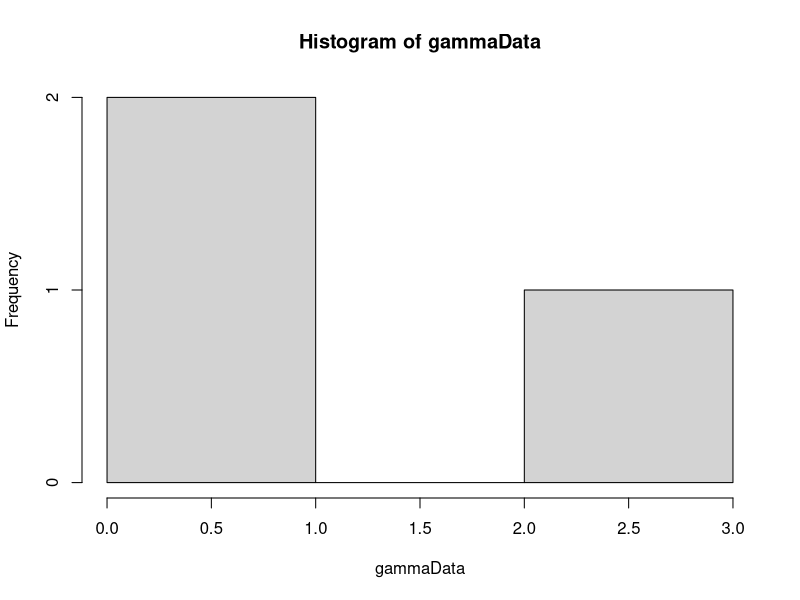

Write R code to recreate this figure. (Note: this script raises an error after producing the figure.)
library(MCMCpack)

#weightedUniform <- function(n, numIterations) {
#  # Generate sample of from a weighted uniform distribution
#  # 
#  # Args:
#  #   n: number of points in sample
#  #   
#  # Returns:
#  #   A vector sample
#  uCurr = runif(n)
#  alphaCurr = findAlpha(s2, uCurr)
#  uConv = rep(0, numIterations)
#  uTrace = rep(0, numIterations)
#  for(i in 1:numIterations) {
#    uProp = runif(n)
#    alphaProp = findAlpha(s2, uProp)
#    if(alphaProp != -1) {
#      proportionalProp = proportionalDensity(uProp, alphaProp)
#      proportionalCurr = proportionalDensity(uCurr, alphaCurr)
#      alphaVal = min(1, proportionalProp/proportionalCurr)
#      u = runif(1)
#      print(i)
#      if (u <= alphaVal) {
#        uCurr = uProp
#        alphaCurr = alphaProp
#      }  
#    }
#    uConv[i] = var(uCurr)
#    uTrace[i] = uCurr[1]
#  }
#  plot(uConv, type="l")
#  plot(uTrace, type="l")
#  return(uCurr)
#}
#
#proportionalDensity <- function(u, alpha) {
#  # Calculate proportional density for indepence sampling
#  # 
#  # Args:
#  #   u: A vector from an uniform distribution.
#  #   alpha: A scalar value
#  #   
#  # Returns:
#  #   A scalar value
#  
#  gammaInv = rep(0, length(u))
#  diffGammaInv = rep(0, length(u))
#  for(i in 1:length(u)) {
#    gammaInv[i] = invGammaCumulative(u[i], alpha)
#    diffGammaInv[i] = diffAlphaInvGammaCumulative(u[i], alpha)
#  }
#  return(calcWeight(gammaInv, diffGammaInv))
#}
#
#calcWeight <- function(gammaInv, diffGammaInv) {
#  # Calculate weigth for a gamma distribution
#  #
#  # Args:
#  #   gammaInv: A list of values from the inverse cumulative gamma.
#  #   diffGammaInv: A list of values from the derivative of the inverse cumulative gamma.
#  #   
#  # Returns:
#  #   A scalar value
#  weight = (1/length(gammaInv))*(sum(diffGammaInv/gammaInv)) - sum(diffGammaInv)/sum(gammaInv)
#  return(weight)
#}

calcWeight <- function(u, alpha) {
  # Calculates weight for given u and alpha.
  # 
  # Args:
  #   u: A vector.
  #   alpha: A scalar.
  #   
  # Returns:
  #   The weight value. A scalar.
  gammaInv = rep(0, length(u))
  diffGammaInv = rep(0, length(u))
  for(i in 1:length(u)) {
    gammaInv[i] = invGammaCumulative(u[i], alpha)
    diffGammaInv[i] = diffAlphaInvGammaCumulative(u[i], alpha)
  }
  pi = 1
  weight = pi/((1/length(gammaInv))*(sum(diffGammaInv/gammaInv)) - sum(diffGammaInv)/sum(gammaInv))
  return(weight)
}

getPiValue <- function() {
  # get value of pi function to be used in calculation of weights.
  # 
  # Returns:
  #   A scalar value.
  if (piValue == "constant") {
    return(1)
  } else if (pivalue == "jeffrey") {
    # Return jeffrey prior
    return(1)
  }
}

calcPhi <- function(u, alpha) {
  phiPoint = rep(0, length(u))
  for(i in 1:length(u)) {
    xValue = invGammaCumulative(u[i], alpha)
    phiPoint[i] = xValue > probValue
  }
  return(sum(phiPoint)/length(u))
}

invGammaCumulative <- function(u, alpha) {
  # Finds the inverse of the cumulative gamma.
  # 
  # Args:
  #   u: Scalar value.
  #   alpha: Scalar value.
  #   
  # Returns:
  #   A scalar. The inverse value given u and alpha.
  x = 0
  stepSize = 0.1
  tolerance = 0.00001
  direction = 1
  integralValue = 0
  
  while(abs(integralValue - u) > tolerance){
    x = x + direction*stepSize
    if(x<0) {
      x = 0
      direction = 1
    }
    
    if(method == "integrate") {
      integralv = integrate(gammaDensity, 0, x)
      integralValue = integral$valuev
      print("hello")
    } else if(method == "pgamma") {
      integralv = pgamma(x, shape=alpha, scale=1)
      integralValue = integralv
      if (length(integralv)>1) {
        print(length(alpha))
      }
      #print(length(integralv))
    }
    
    
    # Going left and pass the point
    if ((u > integralValue) && (direction == -1)) {
      stepSize = stepSize/2
      direction = 1
    }
    
    # Going right and pass the point
    if ((u < integralValue) && (direction == 1)) {
      stepSize = stepSize/2
      direction = -1
    }
  }
  return(x)
}

diffAlphaInvGammaCumulative <- function(u, alpha) {
  # Derivative of gamma distribution with respect to alpha.
  # 
  # Args:
  #   u: Scalar between 0 and 1.
  #   alpha: Scalar larger than 0.
  #   
  # Returns:
  #   Scalar value. Derivative at point alpha.
  firstPoint = invGammaCumulative(u,alpha)
  secondPoint = invGammaCumulative(u, alpha + alphaHStep)
  return((secondPoint - firstPoint)/alphaHStep)
}

calcDerivateFunction <- function(u, alphaValue) {
  # Analytically find the derivative of cumulative inverse.
  # 
  # Args:
  #   u: Scalar value between 0 and 1.
  #   alphaValue: Scalar value.
  #   
  # Returns:
  #   A scalar value.
  largeFInv = invGammaCumulative(u, alphaValue)
  integralPart = integrate(integralFunction, 0, largeFInv)
  return((digamma(alphaValue)*u - integralPart$value)*gamma(alphaValue)/((largeFInv^(alphaValue - 1))*exp(-largeFInv)))
}

integralFunction <- function(y) {
  # Function to be integrated.
  return(log(y)*(y^(alphaValue - 1))*exp(-y)/gamma(alphaValue))
}

optimfindAlpha <- function() {
  if((calcValueTau2(u, alphaUpperBound) < s2) || (calcValueTau2(u, alphaLowerBound) > s2)) {
    return(-1)
  }
  return(optim(c(0.1), optimFunction, lower=alphaLowerBound, upper=alphaUpperBound, method="Brent")$par)
}

optimFunction <- function(alpha) {
  return(abs(s2-calcValueTau2(u, alpha)))
}

findAlpha <- function(s2, u) {
  # Function to calculate alpha value
  # 
  # Args:
  #   s2: Scalar value of sufficient statistic
  #   u: A vector
  #   
  # Returns:
  #   A scalar value of alpha.
  
  alphaValue = 0.1
  stepSize = 1
  direction = 1
  tolerance = 0.0001
  tau2Value = 0
  prevTau2Value = 0
  it = 0
  while(abs(s2 - tau2Value) > tolerance) {
    it = it + 1
    alphaValue = alphaValue + direction*stepSize
    if(alphaValue<=0) {
      alphaValue = 0.1
      direction = 1
    }
    prevTau2Value = tau2Value
    tau2Value = calcValueTau2(u, alphaValue)
    #print(abs(s2 - tau2Value))
    #print(direction)
    if ((s2 > tau2Value) && (direction == -1)) {
      stepSize = stepSize/2
      direction = 1
    }
    
    if ((s2 < tau2Value) && (direction == 1)) {
      stepSize = stepSize/2
      direction = -1
    }
    
    if(isAlphaOutsideValidInterval(alphaValue, direction)) {
      return(-1)
    }  
    print(stepSize)
    if(it==100) {
      return(-1)
    }
    
  }
  
  return(alphaValue)
}

isAlphaOutsideValidInterval <- function(alphaValue, direction) {
  # Function to check if the alphaValue is outside allowed interval.
  # 
  # Args:
  #   alphaValue: A scalar value
  #   direction: A scalar value. Either 1 or -1.
  #   
  # Returns:
  #   Boolean value.
  return((alphaValue < alphaLowerBound && direction == -1) || (alphaValue > alphaUpperBound && direction == 1))
}

findBeta <- function(s1, u, alphaValue) {
  # Calculates beta
  # 
  # Args:
  #   s1: Scalar value.
  #   u: Vector of values between 0 and 1.
  #   alphaValue: Scalar value.
  #   
  # Returns:
  #   A scalar value.
  largeFInv = rep(0, length(u))
  for(i in 1:length(u)) {
    largeFInv[i] = invGammaCumulative(u[i], alphaValue)
  }
  return(s1*length(u)/(sum(largeFInv)))
}

calcValueTau2 <- function(u, alphaValue) {
  largeFInv = rep(0, length(u))
  for(i in 1:length(u)) {
    largeFInv[i] = invGammaCumulative(u[i], alphaValue)
  }
  return(length(u)*((prod(largeFInv))^(1/length(u)))/sum(largeFInv))
}

calcValueTau2Method2 <- function(x) {
  return(length(x)*((prod(x))^(1/length(x)))/sum(x))
}

alpha = 2
beta = 1
hStep = 0.01
alphaHStep = 0.01
method = "pgamma"
NUM_SAMPLES = 2000
NUM_POINTS = 3
alphaUpperBound = 20
alphaLowerBound = 0.1
# Pi is used in calculation of weights
# Options are:
#   "constant"
#   "jeffrey"
#   
piValue = "constant"

# Generate data
gammaData = rgamma(NUM_POINTS, shape=alpha, scale = beta)
hist(gammaData)
# Calculation of statistics
s1 = sum(gammaData)/NUM_POINTS
s2 = NUM_POINTS*((prod(gammaData))^(1/NUM_POINTS))/sum(gammaData)

# Generation of samples
phi = rep(0, NUM_SAMPLES)
# Phi is the prob that X>probValue
probValue = 1
weightsW = rep(0, NUM_SAMPLES)
sampleIndex = 1
iterationNumber = 0
estAlpha = rep(0, NUM_SAMPLES)
estBeta = 0
while(sampleIndex <= NUM_SAMPLES) {
  u = runif(NUM_POINTS)
  estAlpha[sampleIndex] = optimfindAlpha()
  if(estAlpha[sampleIndex] != -1) {
    estBeta = findBeta(s1, u, estAlpha)
    weightsW[sampleIndex] = calcWeight(u, estAlpha[sampleIndex])
    phi[sampleIndex] = calcPhi(u, estAlpha[sampleIndex])
    sampleIndex = sampleIndex + 1
    #print(sampleIndex)
  }
  #print(iterationNumber)
  iterationNumber = iterationNumber + 1
}
alphaAcceptance = sampleIndex/iterationNumber
hist(weightsW, breaks = 200)
expectedPhi = sum(phi*weightsW)/sum(weightsW)
plot(estAlpha, weightsW)
